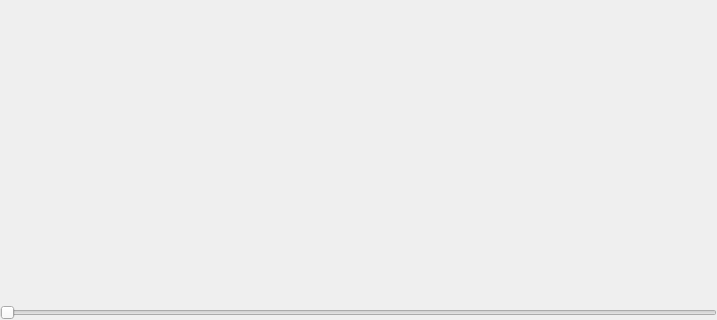
<?xml version="1.0" encoding="UTF-8"?>
<ui version="4.0">
 <class>SliderPuzzleWidget</class>
 <widget class="QWidget" name="SliderPuzzleWidget">
  <property name="geometry">
   <rect>
    <x>0</x>
    <y>0</y>
    <width>717</width>
    <height>320</height>
   </rect>
  </property>
  <property name="windowTitle">
   <string>SliderPuzzleWidget</string>
  </property>
  <layout class="QVBoxLayout" name="verticalLayout">
   <property name="spacing">
    <number>14</number>
   </property>
   <property name="leftMargin">
    <number>0</number>
   </property>
   <property name="topMargin">
    <number>0</number>
   </property>
   <property name="rightMargin">
    <number>0</number>
   </property>
   <property name="bottomMargin">
    <number>0</number>
   </property>
   <item>
    <widget class="PuzzleWidget" name="puzzlewidget" native="true"/>
   </item>
   <item>
    <widget class="QSlider" name="horizontalSlider">
     <property name="orientation">
      <enum>Qt::Horizontal</enum>
     </property>
    </widget>
   </item>
  </layout>
 </widget>
 <layoutdefault spacing="6" margin="11"/>
 <customwidgets>
  <customwidget>
   <class>PuzzleWidget</class>
   <extends>QWidget</extends>
   <header>puzzlewidget.h</header>
   <container>1</container>
  </customwidget>
 </customwidgets>
 <resources/>
 <connections/>
</ui>
